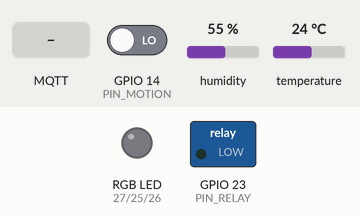
A sketch run on a simulated ESP32. Parts: switched loads named in the sketch (green lamp = pin HIGH), an RGB LED mixed from three pins (HIGH = lit). The test bench sets the inputs (shaded band); at power-on: GPIO 14 (PIN_MOTION) LOW, humidity 55 %, temperature 24 °C. WiFi joins after 1.5 s; servers stay silent unless stated; no MQTT or app messages arrive unless stated; not simulated (calls return 0 or success): secrets.h; names the files do not define were given values by the test bench: MQTT_PORT = 1883; what the sketch prints to the serial monitor is not drawn.

Above: at 2.9 s.
3.0 s: GPIO 14 (PIN_MOTION) driven HIGH
4.5 s: GPIO 14 (PIN_MOTION) driven LOW
At 11.4 s:
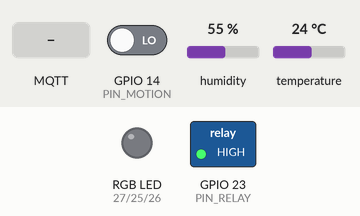
12.0 s: MQTT message "AUTO" arrives on the first subscribed topic
13.5 s: MQTT message "MANUAL" arrives on the first subscribed topic
15.0 s: MQTT message "ON" arrives on the first subscribed topic
Timing chart, 0 to 17.5 s (numbered marks = the images above; inputs shaded):
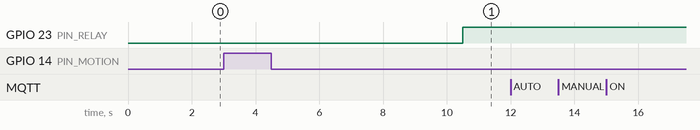

The sketch:

HomeAutomation.ino
```cpp
#include <DHT.h>
#include <WiFi.h>
#include <WiFiClientSecure.h>
#include <PubSubClient.h>
#include "secrets.h"

#define PIN_RED    27
#define PIN_GREEN  25
#define PIN_BLUE   26
#define PIN_RELAY  23
#define PIN_DHT    22
#define PIN_MOTION 14

#define DHT_TYPE         DHT11
#define MOTION_TIMEOUT   6000UL   // ms before auto-off
#define DHT_INTERVAL     2000UL   // ms between sensor reads
#define MQTT_RETRY_DELAY 2000UL   // ms between reconnect attempts

// =================================================
// TOPICS — single source of truth
// =================================================

#define T_STATUS    "home/room1/status"
#define T_TEMP      "home/room1/temperature"
#define T_HUM       "home/room1/humidity"
#define T_MOTION    "home/room1/motion"
#define T_RELAY_ST  "home/room1/relay/state"
#define T_RELAY_SET "home/room1/relay/set"
#define T_RGB_ST    "home/room1/rgb/state"
#define T_RGB_SET   "home/room1/rgb/set"
#define T_MODE      "home/room1/mode"
#define T_MODE_SET  "home/room1/mode/set"

// =================================================
// RGB — common-anode: LOW = ON
// =================================================

struct RGBColor { bool r, g, b; };

// Indexed by LED_* constants
static const RGBColor RGB_TABLE[] = {
  // r      g      b
  { false, false, false },  // OFF
  { true,  false, false },  // RED
  { false, true,  false },  // GREEN
  { false, false, true  },  // BLUE
  { false, false, false },  // WHITE — all on
  { true,  true,  false },  // YELLOW
  { false, true,  true  },  // CYAN
  { true,  false, true  },  // MAGENTA
};

enum LedColor : uint8_t {
  LED_OFF = 0, LED_RED, LED_GREEN, LED_BLUE,
  LED_WHITE,   LED_YELLOW, LED_CYAN, LED_MAGENTA
};

// String → enum for MQTT parsing (avoid long if-chains)
struct ColorEntry { const char* name; LedColor color; };
static const ColorEntry COLOR_MAP[] = {
  { "RED",     LED_RED     },
  { "GREEN",   LED_GREEN   },
  { "BLUE",    LED_BLUE    },
  { "YELLOW",  LED_YELLOW  },
  { "CYAN",    LED_CYAN    },
  { "MAGENTA", LED_MAGENTA },
  { "WHITE",   LED_WHITE   },
};
static const uint8_t COLOR_MAP_LEN =
  sizeof(COLOR_MAP) / sizeof(COLOR_MAP[0]);

// =================================================
// STATE — all mutable state in one place
// =================================================

static struct {
  bool     auto_mode          = true;
  bool     relay              = false;
  bool     room_occupied      = false;
  bool     last_motion        = false;
  LedColor led                = LED_OFF;
  uint32_t last_motion_time   = 0;
  uint32_t last_dht_time      = 0;
  float    last_temp          = NAN;
  float    last_hum           = NAN;
} S;

// =================================================
// OBJECTS
// =================================================

static DHT            dht(PIN_DHT, DHT_TYPE);
static WiFiClientSecure espClient;
static PubSubClient   mqtt(espClient);

// =================================================
// HELPERS
// =================================================

// Publish a retained string topic
inline void pub(const char* topic, const char* payload) {
  mqtt.publish(topic, payload, true);
}

// Publish a retained float, rounded to 1 decimal place
void pub_float(const char* topic, float v) {
  char buf[12];
  dtostrf(v, 4, 1, buf);
  // trim leading spaces
  const char* p = buf;
  while (*p == ' ') p++;
  pub(topic, p);
}

// Set RGB LED (common anode)
void set_led(LedColor color) {
  if (S.led == color) return;            // skip redundant writes
  S.led = color;

  // Safe fallback for LED_WHITE (all LOW)
  const RGBColor& c = (color == LED_WHITE)
    ? (RGBColor){ true, true, true }
    : RGB_TABLE[color];

  // Common anode: HIGH = off, LOW = on
  digitalWrite(PIN_RED,   c.r ? LOW : HIGH);
  digitalWrite(PIN_GREEN, c.g ? LOW : HIGH);
  digitalWrite(PIN_BLUE,  c.b ? LOW : HIGH);
}

// Parse color string → LedColor, returns LED_OFF on unknown
LedColor parse_color(const String& s) {
  for (uint8_t i = 0; i < COLOR_MAP_LEN; i++) {
    if (s == COLOR_MAP[i].name) return COLOR_MAP[i].color;
  }
  return LED_OFF;
}

// Set relay with guard + publish
void set_relay(bool on) {
  if (S.relay == on) return;
  S.relay = on;
  digitalWrite(PIN_RELAY, on ? LOW : HIGH);  // active-low relay
  pub(T_RELAY_ST, on ? "ON" : "OFF");
  Serial.printf("[RELAY] %s\n", on ? "ON" : "OFF");
}

// =================================================
// WIFI
// =================================================

void connect_wifi() {
  Serial.printf("\n[WiFi] Connecting to %s", WIFI_SSID);
  WiFi.mode(WIFI_STA);
  WiFi.begin(WIFI_SSID, WIFI_PASS);

  uint8_t attempts = 0;
  while (WiFi.status() != WL_CONNECTED) {
    delay(500);
    Serial.print(".");
    if (++attempts > 40) {
      Serial.println("\n[WiFi] Timeout — restarting");
      ESP.restart();
    }
  }
  Serial.printf("\n[WiFi] Connected  IP: %s\n",
                WiFi.localIP().toString().c_str());
}

// =================================================
// MQTT CALLBACK
// =================================================

void mqtt_callback(char* topic, byte* payload, unsigned int len) {
  // Build message string once
  char buf[64];
  uint8_t copy = min((unsigned int)(sizeof(buf) - 1), len);
  memcpy(buf, payload, copy);
  buf[copy] = '\0';
  const String msg(buf);

  Serial.printf("[MQTT] ← %s : %s\n", topic, buf);

  // --- MODE ---
  if (strcmp(topic, T_MODE_SET) == 0) {
    if (msg == "AUTO" || msg == "MANUAL") {
      S.auto_mode = (msg == "AUTO");
      pub(T_MODE, buf);
      Serial.printf("[MODE] %s\n", buf);
    }
    return;
  }

  // --- RELAY (manual only) ---
  if (strcmp(topic, T_RELAY_SET) == 0 && !S.auto_mode) {
    if (msg == "ON")  set_relay(true);
    if (msg == "OFF") set_relay(false);
    return;
  }

  // --- RGB ---
  if (strcmp(topic, T_RGB_SET) == 0) {
    LedColor c = parse_color(msg);
    set_led(c);
    pub(T_RGB_ST, buf);    // echo back whatever was sent (OFF or color name)
    return;
  }
}

// =================================================
// MQTT CONNECT
// =================================================

void connect_mqtt() {
  while (!mqtt.connected()) {
    Serial.print("[MQTT] Connecting…");

    bool ok = mqtt.connect(
      MQTT_CLIENT_ID,
      MQTT_USER, MQTT_PASS,
      T_STATUS, 0, true, "OFFLINE"  // LWT
    );

    if (ok) {
      Serial.println(" connected");
      pub(T_STATUS, "ONLINE");
      mqtt.subscribe(T_RELAY_SET);
      mqtt.subscribe(T_RGB_SET);
      mqtt.subscribe(T_MODE_SET);
    } else {
      Serial.printf(" failed (state=%d) — retry in %lums\n",
                    mqtt.state(), MQTT_RETRY_DELAY);
      delay(MQTT_RETRY_DELAY);
    }
  }
}

// =================================================
// SETUP
// =================================================

void setup() {
  Serial.begin(115200);
  delay(200);

  pinMode(PIN_RED,    OUTPUT);
  pinMode(PIN_GREEN,  OUTPUT);
  pinMode(PIN_BLUE,   OUTPUT);
  pinMode(PIN_RELAY,  OUTPUT);
  pinMode(PIN_MOTION, INPUT);

  // Safe initial hardware state
  set_relay(false);
  set_led(LED_OFF);

  dht.begin();

  connect_wifi();

  espClient.setInsecure();   // production: supply CA cert instead
  mqtt.setServer(MQTT_HOST, MQTT_PORT);
  mqtt.setCallback(mqtt_callback);
  mqtt.setKeepAlive(30);     // heartbeat every 30 s

  connect_mqtt();
}

// =================================================
// LOOP
// =================================================

void loop() {
  // Maintain MQTT connection
  if (!mqtt.connected()) connect_mqtt();
  mqtt.loop();

  const uint32_t now = millis();

  // -----------------------------------------------
  // AUTO MODE — motion-based relay control
  // -----------------------------------------------
  if (S.auto_mode) {
    const bool motion = (digitalRead(PIN_MOTION) == HIGH);

    // Rising edge
    if (motion && !S.last_motion) {
      pub(T_MOTION, "1");
      S.last_motion = true;
      S.room_occupied = true;
      S.last_motion_time = now;
      set_relay(true);
    }

    // Falling edge
    if (!motion && S.last_motion) {
      pub(T_MOTION, "0");
      S.last_motion = false;
    }

    // Update timestamp while motion is still active
    if (motion) S.last_motion_time = now;

    // Timeout — no motion for MOTION_TIMEOUT ms
    if (S.room_occupied &&
        (now - S.last_motion_time >= MOTION_TIMEOUT)) {
      Serial.println("[AUTO] Motion timeout — relay off");
      S.room_occupied = false;
      set_relay(false);
    }
  }

  // -----------------------------------------------
  // DHT SENSOR — non-blocking read every DHT_INTERVAL
  // -----------------------------------------------
  if (now - S.last_dht_time >= DHT_INTERVAL) {
    S.last_dht_time = now;

    const float h = dht.readHumidity();
    const float t = dht.readTemperature();

    if (isnan(h) || isnan(t)) {
      Serial.println("[DHT] Read failed");
      return;
    }

    // Only publish if values actually changed (saves bandwidth)
    if (t != S.last_temp) {
      S.last_temp = t;
      pub_float(T_TEMP, t);
      Serial.printf("[DHT] Temp: %.1f°C\n", t);
    }
    if (h != S.last_hum) {
      S.last_hum = h;
      pub_float(T_HUM, h);
      Serial.printf("[DHT] Hum:  %.1f%%\n", h);
    }
  }
}
```

Measured:
- after the input at 3.0 s, every drawn part: stays the same
- after the input at 4.5 s, GPIO 23 (PIN_RELAY): LOW → HIGH after 6.0 s
- after the input at 12.0 s, every drawn part: stays the same
- after the input at 13.5 s, every drawn part: stays the same
- after the input at 15.0 s, every drawn part: stays the same
